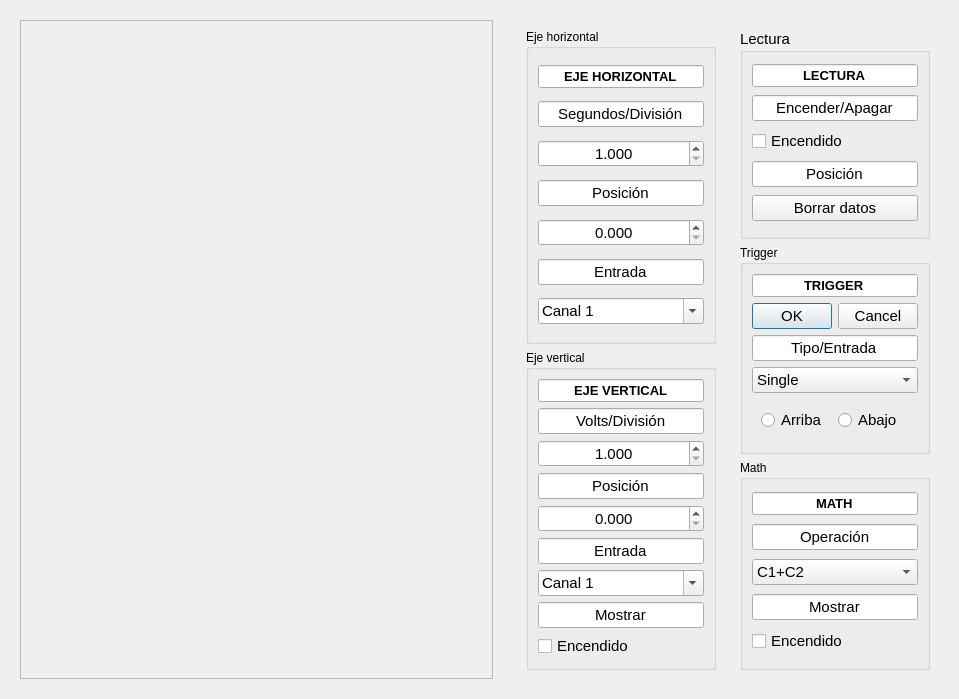
<?xml version="1.0" encoding="UTF-8"?>
<ui version="4.0">
 <class>WidgetOscilokopio</class>
 <widget class="QWidget" name="WidgetOscilokopio">
  <property name="geometry">
   <rect>
    <x>0</x>
    <y>0</y>
    <width>959</width>
    <height>699</height>
   </rect>
  </property>
  <property name="sizePolicy">
   <sizepolicy hsizetype="Preferred" vsizetype="Preferred">
    <horstretch>0</horstretch>
    <verstretch>0</verstretch>
   </sizepolicy>
  </property>
  <property name="minimumSize">
   <size>
    <width>0</width>
    <height>0</height>
   </size>
  </property>
  <property name="windowTitle">
   <string>WidgetOscilokopio</string>
  </property>
  <layout class="QHBoxLayout" name="horizontalLayout_3">
   <item>
    <widget class="QWidget" name="widget_plot" native="true">
     <property name="sizePolicy">
      <sizepolicy hsizetype="Preferred" vsizetype="Preferred">
       <horstretch>0</horstretch>
       <verstretch>0</verstretch>
      </sizepolicy>
     </property>
     <property name="minimumSize">
      <size>
       <width>491</width>
       <height>391</height>
      </size>
     </property>
     <layout class="QHBoxLayout" name="horizontalLayout">
      <item>
       <widget class="QFrame" name="grafica">
        <property name="sizePolicy">
         <sizepolicy hsizetype="Preferred" vsizetype="Preferred">
          <horstretch>0</horstretch>
          <verstretch>0</verstretch>
         </sizepolicy>
        </property>
        <property name="frameShape">
         <enum>QFrame::Shape::StyledPanel</enum>
        </property>
        <property name="frameShadow">
         <enum>QFrame::Shadow::Raised</enum>
        </property>
       </widget>
      </item>
     </layout>
    </widget>
   </item>
   <item>
    <widget class="QWidget" name="widget_controles" native="true">
     <property name="sizePolicy">
      <sizepolicy hsizetype="Expanding" vsizetype="Expanding">
       <horstretch>0</horstretch>
       <verstretch>0</verstretch>
      </sizepolicy>
     </property>
     <property name="minimumSize">
      <size>
       <width>321</width>
       <height>411</height>
      </size>
     </property>
     <property name="font">
      <font>
       <bold>false</bold>
      </font>
     </property>
     <layout class="QHBoxLayout" name="horizontalLayout_2">
      <item>
       <widget class="QWidget" name="widget_ejes" native="true">
        <property name="sizePolicy">
         <sizepolicy hsizetype="Preferred" vsizetype="Preferred">
          <horstretch>0</horstretch>
          <verstretch>0</verstretch>
         </sizepolicy>
        </property>
        <layout class="QVBoxLayout" name="verticalLayout">
         <item>
          <widget class="QGroupBox" name="horizontal">
           <property name="title">
            <string>Eje horizontal</string>
           </property>
           <layout class="QVBoxLayout" name="verticalLayout_3">
            <item>
             <widget class="QLineEdit" name="titulo_eje_h">
              <property name="font">
               <font>
                <pointsize>10</pointsize>
                <bold>true</bold>
               </font>
              </property>
              <property name="text">
               <string>EJE HORIZONTAL</string>
              </property>
              <property name="alignment">
               <set>Qt::AlignmentFlag::AlignCenter</set>
              </property>
             </widget>
            </item>
            <item>
             <widget class="QLineEdit" name="titulo_segundos">
              <property name="font">
               <font>
                <pointsize>11</pointsize>
                <bold>false</bold>
               </font>
              </property>
              <property name="text">
               <string>Segundos/División</string>
              </property>
              <property name="alignment">
               <set>Qt::AlignmentFlag::AlignCenter</set>
              </property>
             </widget>
            </item>
            <item>
             <widget class="QDoubleSpinBox" name="segundos">
              <property name="font">
               <font>
                <pointsize>11</pointsize>
                <bold>false</bold>
               </font>
              </property>
              <property name="alignment">
               <set>Qt::AlignmentFlag::AlignCenter</set>
              </property>
              <property name="decimals">
               <number>3</number>
              </property>
              <property name="minimum">
               <double>1.000000000000000</double>
              </property>
             </widget>
            </item>
            <item>
             <widget class="QLineEdit" name="titulo_posicion">
              <property name="font">
               <font>
                <pointsize>11</pointsize>
                <bold>false</bold>
               </font>
              </property>
              <property name="text">
               <string>Posición</string>
              </property>
              <property name="alignment">
               <set>Qt::AlignmentFlag::AlignCenter</set>
              </property>
             </widget>
            </item>
            <item>
             <widget class="QDoubleSpinBox" name="posicion">
              <property name="font">
               <font>
                <pointsize>11</pointsize>
                <bold>false</bold>
               </font>
              </property>
              <property name="alignment">
               <set>Qt::AlignmentFlag::AlignCenter</set>
              </property>
              <property name="decimals">
               <number>3</number>
              </property>
              <property name="minimum">
               <double>0.000000000000000</double>
              </property>
              <property name="value">
               <double>0.000000000000000</double>
              </property>
             </widget>
            </item>
            <item>
             <widget class="QLineEdit" name="titulo_entrada">
              <property name="font">
               <font>
                <pointsize>11</pointsize>
                <bold>false</bold>
               </font>
              </property>
              <property name="text">
               <string>Entrada</string>
              </property>
              <property name="alignment">
               <set>Qt::AlignmentFlag::AlignCenter</set>
              </property>
             </widget>
            </item>
            <item>
             <widget class="QComboBox" name="elegircanales">
              <property name="font">
               <font>
                <pointsize>11</pointsize>
                <bold>false</bold>
               </font>
              </property>
              <property name="editable">
               <bool>true</bool>
              </property>
              <property name="maxVisibleItems">
               <number>3</number>
              </property>
              <item>
               <property name="text">
                <string>Canal 1</string>
               </property>
              </item>
              <item>
               <property name="text">
                <string>Canal 2</string>
               </property>
              </item>
              <item>
               <property name="text">
                <string>Canal 3</string>
               </property>
              </item>
             </widget>
            </item>
           </layout>
          </widget>
         </item>
         <item>
          <widget class="QGroupBox" name="vertical_2">
           <property name="title">
            <string>Eje vertical</string>
           </property>
           <layout class="QVBoxLayout" name="verticalLayout_4">
            <item>
             <widget class="QLineEdit" name="titulo_eje_v">
              <property name="font">
               <font>
                <pointsize>10</pointsize>
                <bold>true</bold>
               </font>
              </property>
              <property name="text">
               <string>EJE VERTICAL</string>
              </property>
              <property name="cursorPosition">
               <number>12</number>
              </property>
              <property name="alignment">
               <set>Qt::AlignmentFlag::AlignCenter</set>
              </property>
             </widget>
            </item>
            <item>
             <widget class="QLineEdit" name="titulo_volts">
              <property name="font">
               <font>
                <pointsize>11</pointsize>
                <bold>false</bold>
               </font>
              </property>
              <property name="text">
               <string>Volts/División</string>
              </property>
              <property name="alignment">
               <set>Qt::AlignmentFlag::AlignCenter</set>
              </property>
             </widget>
            </item>
            <item>
             <widget class="QDoubleSpinBox" name="volts">
              <property name="font">
               <font>
                <pointsize>11</pointsize>
                <bold>false</bold>
               </font>
              </property>
              <property name="alignment">
               <set>Qt::AlignmentFlag::AlignCenter</set>
              </property>
              <property name="decimals">
               <number>3</number>
              </property>
              <property name="minimum">
               <double>1.000000000000000</double>
              </property>
             </widget>
            </item>
            <item>
             <widget class="QLineEdit" name="titulo_posicion_2">
              <property name="font">
               <font>
                <pointsize>11</pointsize>
                <bold>false</bold>
               </font>
              </property>
              <property name="text">
               <string>Posición</string>
              </property>
              <property name="alignment">
               <set>Qt::AlignmentFlag::AlignCenter</set>
              </property>
             </widget>
            </item>
            <item>
             <widget class="QDoubleSpinBox" name="posicion_2">
              <property name="font">
               <font>
                <pointsize>11</pointsize>
                <bold>false</bold>
               </font>
              </property>
              <property name="alignment">
               <set>Qt::AlignmentFlag::AlignCenter</set>
              </property>
              <property name="decimals">
               <number>3</number>
              </property>
              <property name="minimum">
               <double>0.000000000000000</double>
              </property>
              <property name="value">
               <double>0.000000000000000</double>
              </property>
             </widget>
            </item>
            <item>
             <widget class="QLineEdit" name="titulo_entrada_2">
              <property name="font">
               <font>
                <pointsize>11</pointsize>
                <bold>false</bold>
               </font>
              </property>
              <property name="text">
               <string>Entrada</string>
              </property>
              <property name="alignment">
               <set>Qt::AlignmentFlag::AlignCenter</set>
              </property>
             </widget>
            </item>
            <item>
             <widget class="QComboBox" name="elegir_canales">
              <property name="font">
               <font>
                <pointsize>11</pointsize>
                <bold>false</bold>
               </font>
              </property>
              <property name="editable">
               <bool>true</bool>
              </property>
              <item>
               <property name="text">
                <string>Canal 1</string>
               </property>
              </item>
              <item>
               <property name="text">
                <string>Canal 2</string>
               </property>
              </item>
              <item>
               <property name="text">
                <string>Canal 3</string>
               </property>
              </item>
             </widget>
            </item>
            <item>
             <widget class="QLineEdit" name="titulo_mostrar">
              <property name="font">
               <font>
                <pointsize>11</pointsize>
                <bold>false</bold>
               </font>
              </property>
              <property name="text">
               <string>Mostrar</string>
              </property>
              <property name="alignment">
               <set>Qt::AlignmentFlag::AlignCenter</set>
              </property>
             </widget>
            </item>
            <item>
             <widget class="QCheckBox" name="boton_encendido">
              <property name="font">
               <font>
                <pointsize>11</pointsize>
                <bold>false</bold>
               </font>
              </property>
              <property name="text">
               <string>Encendido</string>
              </property>
             </widget>
            </item>
           </layout>
          </widget>
         </item>
        </layout>
       </widget>
      </item>
      <item>
       <widget class="QWidget" name="widget_lectura" native="true">
        <property name="enabled">
         <bool>true</bool>
        </property>
        <property name="sizePolicy">
         <sizepolicy hsizetype="Ignored" vsizetype="Preferred">
          <horstretch>0</horstretch>
          <verstretch>0</verstretch>
         </sizepolicy>
        </property>
        <layout class="QVBoxLayout" name="verticalLayout_2">
         <item>
          <widget class="QGroupBox" name="lectura">
           <property name="font">
            <font>
             <pointsize>11</pointsize>
             <bold>false</bold>
            </font>
           </property>
           <property name="title">
            <string>Lectura</string>
           </property>
           <layout class="QVBoxLayout" name="verticalLayout_5">
            <item>
             <widget class="QLineEdit" name="titulo_lectura">
              <property name="font">
               <font>
                <pointsize>10</pointsize>
                <bold>true</bold>
               </font>
              </property>
              <property name="text">
               <string>LECTURA</string>
              </property>
              <property name="alignment">
               <set>Qt::AlignmentFlag::AlignCenter</set>
              </property>
             </widget>
            </item>
            <item>
             <widget class="QLineEdit" name="titulo_encender_apagar">
              <property name="font">
               <font>
                <pointsize>11</pointsize>
                <bold>false</bold>
               </font>
              </property>
              <property name="text">
               <string>Encender/Apagar</string>
              </property>
              <property name="alignment">
               <set>Qt::AlignmentFlag::AlignCenter</set>
              </property>
             </widget>
            </item>
            <item>
             <widget class="QCheckBox" name="boton_encendido_2">
              <property name="font">
               <font>
                <pointsize>11</pointsize>
                <bold>false</bold>
               </font>
              </property>
              <property name="text">
               <string>Encendido</string>
              </property>
             </widget>
            </item>
            <item>
             <widget class="QLineEdit" name="titulo_posicion_3">
              <property name="font">
               <font>
                <pointsize>11</pointsize>
                <bold>false</bold>
               </font>
              </property>
              <property name="text">
               <string>Posición</string>
              </property>
              <property name="alignment">
               <set>Qt::AlignmentFlag::AlignCenter</set>
              </property>
             </widget>
            </item>
            <item>
             <widget class="QPushButton" name="boton_borrar_datos">
              <property name="font">
               <font>
                <pointsize>11</pointsize>
                <bold>false</bold>
               </font>
              </property>
              <property name="text">
               <string>Borrar datos</string>
              </property>
             </widget>
            </item>
           </layout>
          </widget>
         </item>
         <item>
          <widget class="QGroupBox" name="trigger">
           <property name="title">
            <string>Trigger</string>
           </property>
           <layout class="QVBoxLayout" name="verticalLayout_6">
            <item>
             <widget class="QLineEdit" name="titulo_trigger">
              <property name="font">
               <font>
                <pointsize>10</pointsize>
                <bold>true</bold>
               </font>
              </property>
              <property name="text">
               <string>TRIGGER</string>
              </property>
              <property name="alignment">
               <set>Qt::AlignmentFlag::AlignCenter</set>
              </property>
             </widget>
            </item>
            <item>
             <widget class="QDialogButtonBox" name="boton_trigger">
              <property name="font">
               <font>
                <pointsize>11</pointsize>
                <bold>false</bold>
               </font>
              </property>
              <property name="standardButtons">
               <set>QDialogButtonBox::StandardButton::Cancel|QDialogButtonBox::StandardButton::Ok</set>
              </property>
              <property name="centerButtons">
               <bool>false</bool>
              </property>
             </widget>
            </item>
            <item>
             <widget class="QLineEdit" name="titulo_tipo_entrada">
              <property name="font">
               <font>
                <pointsize>11</pointsize>
                <bold>false</bold>
               </font>
              </property>
              <property name="text">
               <string>Tipo/Entrada</string>
              </property>
              <property name="alignment">
               <set>Qt::AlignmentFlag::AlignCenter</set>
              </property>
             </widget>
            </item>
            <item>
             <widget class="QComboBox" name="elegir_single">
              <property name="font">
               <font>
                <pointsize>11</pointsize>
                <bold>false</bold>
               </font>
              </property>
              <item>
               <property name="text">
                <string>Single</string>
               </property>
              </item>
              <item>
               <property name="text">
                <string>Automático</string>
               </property>
              </item>
             </widget>
            </item>
            <item>
             <widget class="QWidget" name="widget" native="true">
              <layout class="QHBoxLayout" name="horizontalLayout_4">
               <item>
                <widget class="QRadioButton" name="radioButton">
                 <property name="font">
                  <font>
                   <pointsize>11</pointsize>
                   <bold>false</bold>
                  </font>
                 </property>
                 <property name="text">
                  <string>Arriba</string>
                 </property>
                </widget>
               </item>
               <item>
                <widget class="QRadioButton" name="radioButton_2">
                 <property name="font">
                  <font>
                   <pointsize>11</pointsize>
                   <bold>false</bold>
                  </font>
                 </property>
                 <property name="text">
                  <string>Abajo</string>
                 </property>
                </widget>
               </item>
              </layout>
             </widget>
            </item>
           </layout>
          </widget>
         </item>
         <item>
          <widget class="QGroupBox" name="math">
           <property name="title">
            <string>Math</string>
           </property>
           <layout class="QVBoxLayout" name="verticalLayout_7">
            <item>
             <widget class="QLineEdit" name="titulo_math">
              <property name="font">
               <font>
                <pointsize>10</pointsize>
                <bold>true</bold>
               </font>
              </property>
              <property name="text">
               <string>MATH</string>
              </property>
              <property name="alignment">
               <set>Qt::AlignmentFlag::AlignCenter</set>
              </property>
             </widget>
            </item>
            <item>
             <widget class="QLineEdit" name="titulo_operacion">
              <property name="font">
               <font>
                <pointsize>11</pointsize>
                <bold>false</bold>
               </font>
              </property>
              <property name="text">
               <string>Operación</string>
              </property>
              <property name="alignment">
               <set>Qt::AlignmentFlag::AlignCenter</set>
              </property>
             </widget>
            </item>
            <item>
             <widget class="QComboBox" name="elegir_operacion">
              <property name="font">
               <font>
                <pointsize>11</pointsize>
                <bold>false</bold>
               </font>
              </property>
              <item>
               <property name="text">
                <string>C1+C2</string>
               </property>
              </item>
              <item>
               <property name="text">
                <string>C2+C3</string>
               </property>
              </item>
              <item>
               <property name="text">
                <string>C1+C3</string>
               </property>
              </item>
              <item>
               <property name="text">
                <string>C1-C2</string>
               </property>
              </item>
              <item>
               <property name="text">
                <string>C2-C1</string>
               </property>
              </item>
              <item>
               <property name="text">
                <string>C1-C3</string>
               </property>
              </item>
              <item>
               <property name="text">
                <string>C3-C1</string>
               </property>
              </item>
              <item>
               <property name="text">
                <string>C2-C3</string>
               </property>
              </item>
              <item>
               <property name="text">
                <string>C3-C2</string>
               </property>
              </item>
             </widget>
            </item>
            <item>
             <widget class="QLineEdit" name="titulo_mostrar_2">
              <property name="font">
               <font>
                <pointsize>11</pointsize>
                <bold>false</bold>
               </font>
              </property>
              <property name="text">
               <string>Mostrar</string>
              </property>
              <property name="alignment">
               <set>Qt::AlignmentFlag::AlignCenter</set>
              </property>
             </widget>
            </item>
            <item>
             <widget class="QCheckBox" name="boton_encendido_3">
              <property name="font">
               <font>
                <pointsize>11</pointsize>
                <bold>false</bold>
               </font>
              </property>
              <property name="text">
               <string>Encendido</string>
              </property>
             </widget>
            </item>
           </layout>
          </widget>
         </item>
        </layout>
       </widget>
      </item>
     </layout>
    </widget>
   </item>
  </layout>
 </widget>
 <resources/>
 <connections/>
</ui>
